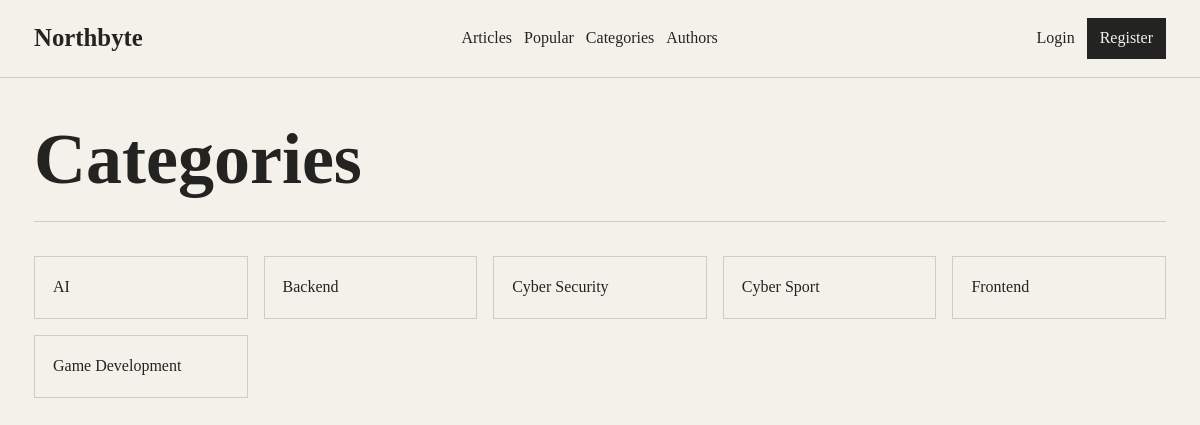
Page /categories/ on the committed database.
### articles/models.py (models this page shows, shortened)
class Category(models.Model):
    name = models.CharField(max_length=80, unique=True)
    slug = models.SlugField(max_length=100, unique=True)
    class Meta:
        ordering = ["name"]
        verbose_name = "Category"
        verbose_name_plural = "Categories"

### articles/views.py (the view)
# urls.py: path("categories/", views.category_list, name="categories"),
def category_list(request):
    categories = Category.objects.order_by("name")
    return render(request, "articles/category_list.html", {"categories": categories})

### articles/templates/articles/category_list.html (shortened to what this page needs)
{% extends "base.html" %}
{% block content %}
<section class="section-head"><h1>Categories</h1></section>
<div class="category-grid">
    {% for category in categories %}
        <a class="category-tile" href="{% url 'articles:category_detail' category.slug %}">{{ category.name }}</a>
    {% endfor %}
</div>
{% endblock %}

### static/css/site.css (style rules this page uses)
:root { --ink: #232422; --paper: #f4f1ea; --accent: #6f7c5f; --ink-soft: rgba(35, 36, 34, 0.72); --line: rgba(35, 36, 34, 0.18); --surface: rgba(244, 241, 234, 0.72); }
* { box-sizing: border-box; }
body { margin: 0; background: var(--paper); color: var(--ink); font-family: Georgia, "Times New Roman", serif; line-height: 1.55; }
a { color: inherit; text-decoration: none; }
.section-head { display: flex; justify-content: space-between; align-items: flex-end; gap: 24px; margin-bottom: 34px; border-bottom: 1px solid var(--line); padding-bottom: 22px; }
h1, h2 { line-height: 1.1; margin: 0; }
h1 { font-size: clamp(2.2rem, 6vw, 4.8rem); max-width: 820px; }
.category-grid { display: grid; grid-template-columns: repeat(auto-fit, minmax(190px, 1fr)); gap: 16px; }
.category-tile, .message { border: 1px solid var(--line); padding: 18px; background: var(--surface); }

### rows in the picture
Category: name "AI"
Category: name "Backend"
Category: name "Cyber Security"
Category: name "Cyber Sport"
Category: name "Frontend"
Category: name "Game Development"
